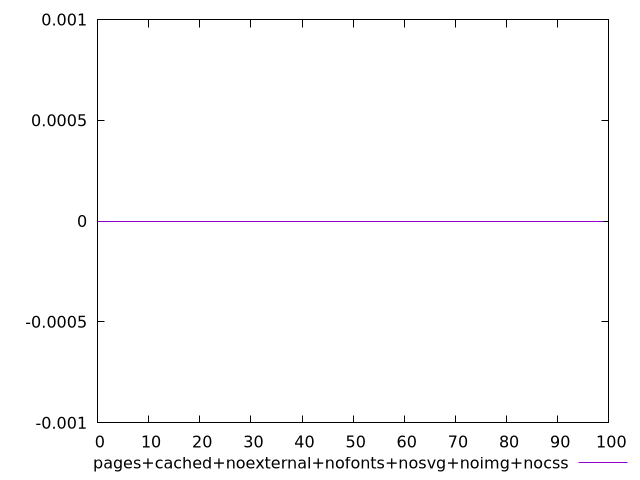

The gnuplot source for this figure:
$_pagesCachedNoexternalNofontsNosvgNoimgNocss <<EOF
0
0
0
0
0
0
0
0
0
0
0
0
0
0
0
0
0
0
0
0
0
0
0
0
0
0
0
0
0
0
0
0
0
0
0
0
0
0
0
0
0
0
0
0
0
0
0
0
0
0
0
0
0
0
0
0
0
0
0
0
0
0
0
0
0
0
0
0
0
0
0
0
0
0
0
0
0
0
0
0
0
0
0
0
0
0
0
0
0
0
0
0
0
0
0
0
0
0
0
0
EOF
set key outside below
set terminal pngcairo
set output "report_00004_2020-11-02T20-21-41.718Z/unsized-images/pages+cached+noexternal+nofonts+nosvg+noimg+nocss//score.png"
set yrange [-0.001:0.001]
plot $_pagesCachedNoexternalNofontsNosvgNoimgNocss title "pages+cached+noexternal+nofonts+nosvg+noimg+nocss" with line ,
